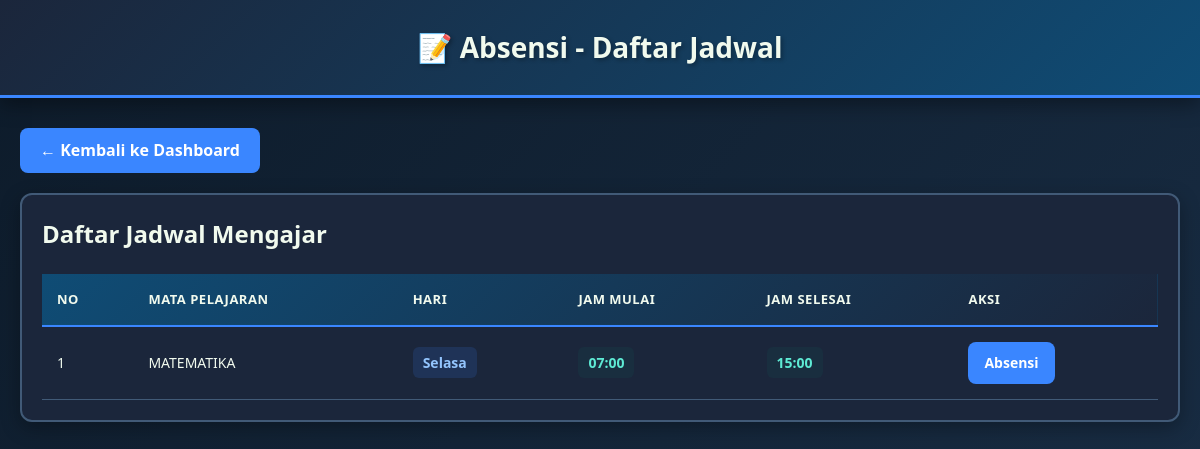
The app's page /guru/absensi/ (signed in), older data.
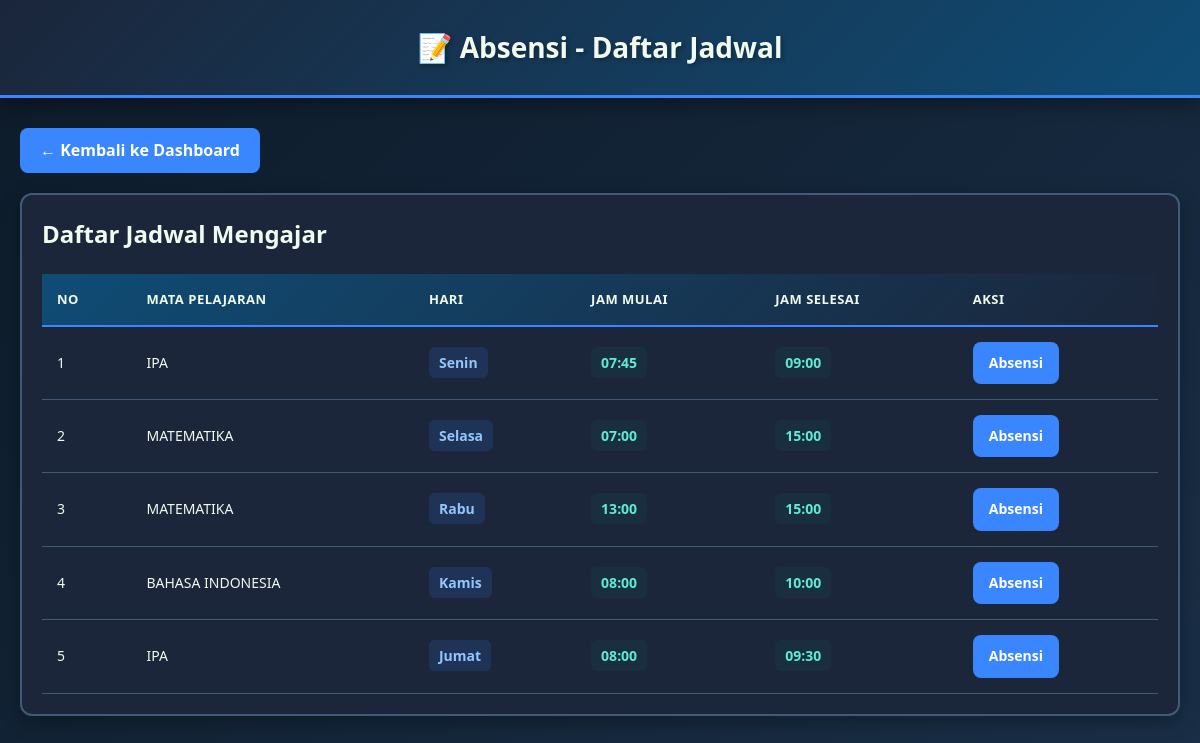
The same page, newer data.
### admin_app/models.py (models this page shows, shortened)
class Jadwal(models.Model):
    HARI_CHOICES = [
        ("Senin", "Senin"),
        ("Selasa", "Selasa"),
        ("Rabu", "Rabu"),
        ("Kamis", "Kamis"),
        ("Jumat", "Jumat"),
    ]
    hari = models.CharField(max_length=20, choices=HARI_CHOICES)
    jam_mulai = models.TimeField()
    jam_selesai = models.TimeField()
    mata_pelajaran = models.CharField(max_length=100)
    kelas = models.CharField(max_length=50)
    pegawai = models.ForeignKey(Pegawai, on_delete=models.CASCADE)

### guru/views.py (the view)
# urls.py: path('absensi/', views.absen_index, name='absen_index'),
@login_required
def absen_index(request):
    pegawai = get_guru_from_user(request.user)
    if not pegawai:
        jadwal_list = []
    else:
        jadwal_list = (
            Jadwal.objects.filter(pegawai=pegawai)
            .annotate(hari_order=_hari_case_expression())
            .order_by('hari_order', 'jam_mulai')
        )
    context = {
        'pegawai': pegawai,
        'jadwal_list': jadwal_list,
    }
    return render(request, 'guru/absen_index.html', context)

### guru/views.py (called while the page is built)
def get_guru_from_user(user):
    try:
        return user.pegawai
    except Pegawai.DoesNotExist:
        return None

def _hari_case_expression():
    hari_urut = ['Senin', 'Selasa', 'Rabu', 'Kamis', 'Jumat', 'Sabtu', 'Minggu']
    return Case(
        *[When(hari=h, then=Value(idx)) for idx, h in enumerate(hari_urut)],
        default=Value(99),
        output_field=IntegerField()
    )

### guru/templates/guru/absen_index.html (shortened to what this page needs)
<!DOCTYPE html>
<html lang="id">
<head>
</head>
<body>
    <div class="header">
        <h1>📝 Absensi - Daftar Jadwal</h1>
    </div>
    <div class="container">
        <a href="{% url 'guru_dashboard' %}" class="back-btn">← Kembali ke Dashboard</a>
        <div class="jadwal-wrapper">
            <h2 style="margin-bottom: 20px">Daftar Jadwal Mengajar</h2>
            <table>
                <thead>
                    <tr>
                        <th>No</th>
                        <th>Mata Pelajaran</th>
                        <th>Hari</th>
                        <th>Jam Mulai</th>
                        <th>Jam Selesai</th>
                        <th>Aksi</th>
                    </tr>
                </thead>
                <tbody>
                    {% for jadwal in jadwal_list %}
                    <tr>
                        <td>{{ forloop.counter }}</td>
                        <td>{{ jadwal.mata_pelajaran }}</td>
                        <td><span class="hari-badge">{{ jadwal.hari }}</span></td>
                        <td><span class="time-badge">{{ jadwal.jam_mulai|time:"H:i" }}</span></td>
                        <td><span class="time-badge">{{ jadwal.jam_selesai|time:"H:i" }}</span></td>
                        <td>
                            <a href="{% url 'absen_detail' jadwal.id %}" class="btn-action">Absensi</a>
                        </td>
                    </tr>
                    {% endfor %}
                </tbody>
            </table>
        </div>
    </div>
</body>
</html>

### guru/templates/guru/absen_index.html (style rules this page uses)
* { margin: 0; padding: 0; box-sizing: border-box; }
body { font-family: "Segoe UI", "Open Sans", sans-serif; background: linear-gradient(135deg, #0d1b2a 0%, #1a2f47 100%); color: #f1faee; line-height: 1.6; min-height: 100vh; }
.header { background: linear-gradient(135deg, #1b263b 0%, #0f4c75 100%); padding: 25px; text-align: center; box-shadow: 0 6px 20px rgba(0,0,0,0.4); border-bottom: 3px solid #3a86ff; }
.header h1 { font-size: 28px; font-weight: 700; text-shadow: 2px 2px 4px rgba(0,0,0,0.3); }
.container { max-width: 1200px; margin: 30px auto; padding: 0 20px; }
.back-btn { display: inline-block; margin-bottom: 20px; padding: 10px 20px; background: #3a86ff; color: white; text-decoration: none; border-radius: 8px; transition: all 0.3s ease; font-weight: 600; }
.jadwal-wrapper { background: #1b263b; border: 2px solid #415a77; border-radius: 12px; padding: 20px; box-shadow: 0 6px 20px rgba(0,0,0,0.3); }
table { width: 100%; border-collapse: collapse; }
thead { background: linear-gradient(135deg, #0f4c75 0%, #1b263b 100%); border-bottom: 2px solid #3a86ff; }
th, td { padding: 15px; text-align: left; color: #f1faee; font-size: 14px; }
th { font-weight: 600; text-transform: uppercase; letter-spacing: 0.5px; font-size: 13px; }
tbody tr { border-bottom: 1px solid #415a77; transition: all 0.3s ease; }
.hari-badge { padding: 6px 10px; border-radius: 6px; background: rgba(59,130,246,.15); color: #93c5fd; font-weight: 700; }
.time-badge { padding: 6px 10px; border-radius: 6px; background: rgba(17,94,89,.15); color: #5eead4; font-weight: 700; }
.btn-action { padding: 10px 16px; background: #3a86ff; border: none; border-radius: 8px; color: white; cursor: pointer; font-weight: 700; text-decoration: none; display: inline-block; transition: all 0.2s ease; }

Row changes from the older to the newer data that the page shows:
now on this page (row edited): Jadwal: mata_pelajaran "IPA", hari "Senin", jam_mulai "07:45", jam_selesai "09:00"
added Jadwal: mata_pelajaran "MATEMATIKA", hari "Rabu", jam_mulai "13:00", jam_selesai "15:00"
now on this page (row edited): Jadwal: mata_pelajaran "BAHASA INDONESIA", hari "Kamis", jam_mulai "08:00", jam_selesai "10:00"
added Jadwal: mata_pelajaran "IPA", hari "Jumat", jam_mulai "08:00", jam_selesai "09:30"
